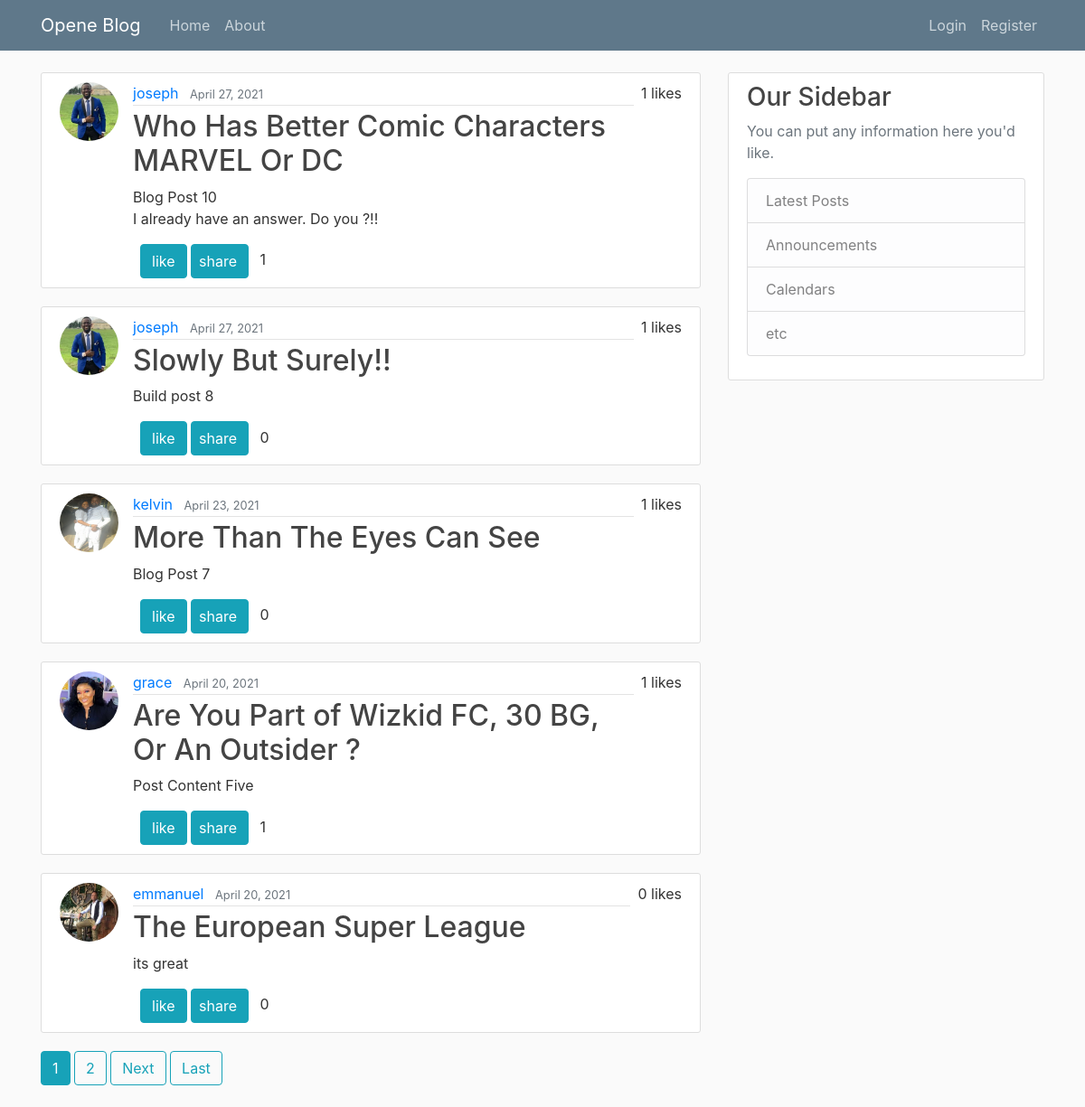
The page / on the database its author committed.
### blog/models.py (models this page shows, shortened)
class Post(models.Model):
    title = models.CharField(max_length=100)
    content = models.TextField()
    number_of_likes = models.IntegerField(default=0)
    number_of_shares = models.IntegerField(default=0)
    date_posted = models.DateTimeField(default=timezone.now)
    author = models.ForeignKey(User, on_delete=models.CASCADE)

### users/models.py (models this page shows, shortened)
class Profile(models.Model):
    user = models.OneToOneField(User, on_delete=models.CASCADE)
    image = models.ImageField(default='default.jpg', upload_to='profile_pics')

### blog/views.py (the view)
# urls.py: path('', PostListView.as_view(), name='blog-home'),
class PostListView(ListView):
    model = Post
    template_name = 'blog/home.html' #when we ran the app, it didnt work cause it was looking for this convention, <app>/<model>_<viewtype>.html
    context_object_name = 'posts'
    ordering = ['-date_posted']
    paginate_by = 5

### blog/templates/blog/home.html (shortened to what this page needs)
{% extends 'blog/base.html' %}
{% block content %}
    {% for post in posts %}
        <article class="media content-section">
            <img class="rounded-circle article-img" src="{{ post.author.profile.image.url }}" alt="">
          <div class="media-body">
            <div class="article-metadata">
              <a class="mr-2" href="{% url 'user-posts' post.author.username %}">{{ post.author }}</a>
              <small class="text-muted">{{ post.date_posted|date:'F d, Y' }}</small>
            </div>
            <h2><a class="article-title" href="{% url 'post-detail' post.id %}">{{ post.title }}</a></h2>
            <p class="article-content">{{ post.content }}</p>
            <div class="ml-2">
                <a class="btn btn-info" role="button" href="{% url 'like' post.id %}">like</a>
                <a class="btn btn-info pl-2" role="button" href="{% url 'shares' post.id %}">share</a>
                <span class="pl-2">{{post.number_of_shares}}</span>
            </div>
          </div>
             <span class="ml-2">{{post.number_of_likes}} likes</span>
        </article>
    {% endfor %}
    {% if is_paginated %}
        {% for num in page_obj.paginator.page_range %}
            {% if page_obj.number == num %}
                <a class="btn btn-info mb-4" href="?page={{ num }}">{{ num }}</a>
            {% elif num > page_obj.number|add:'-3' and num < page_obj.number|add:'3' %}
                <a class="btn btn-outline-info mb-4" href="?page={{ num }}">{{ num }}</a>
            {% endif %}
        {% endfor %}
        {% if page_obj.has_next %}
            <a class="btn btn-outline-info mb-4" href="?page={{ page_obj.next_page_number }}">Next</a>
            <a class="btn btn-outline-info mb-4" href="?page={{ page_obj.paginator.num_pages }}">Last</a>
        {% endif %}
    {% endif %}
{% endblock content %}

### blog/static/blog/main.css (style rules this page uses)
body { background: #fafafa; color: #333333; margin-top: 5rem; }
h1, h2, h3, h4, h5, h6 { color: #444444; }
.content-section { background: #ffffff; padding: 10px 20px; border: 1px solid #dddddd; border-radius: 3px; margin-bottom: 20px; }
.article-title { color: #444444; }
.article-content { white-space: pre-line; }
.article-img { height: 65px; width: 65px; margin-right: 16px; }
.article-metadata { padding-bottom: 1px; margin-bottom: 4px; border-bottom: 1px solid #e3e3e3 }

### rows shown on the page
Post: author.profile.image (picture), author "joseph", date_posted "April 27, 2021", title "Who Has Better Comic Characters MARVEL Or DC", content "Blog Post 10 I already have an answer. Do you ?!!", number_of_shares "1", number_of_likes "1"
Post: author.profile.image (picture), author "joseph", date_posted "April 27, 2021", title "Slowly But Surely!!", content "Build post 8", number_of_shares "0", number_of_likes "1"
Post: author.profile.image (picture), author "kelvin", date_posted "April 23, 2021", title "More Than The Eyes Can See", content "Blog Post 7", number_of_shares "0", number_of_likes "1"
Post: author.profile.image (picture), author "grace", date_posted "April 20, 2021", title "Are You Part of Wizkid FC, 30 BG, Or An Outsider ?", content "Post Content Five", number_of_shares "1", number_of_likes "1"
Post: author.profile.image (picture), author "emmanuel", date_posted "April 20, 2021", title "The European Super League", content "its great", number_of_shares "0", number_of_likes "0"

### other values the page prints
{{ num }} "1"
{{ num }} "2"
